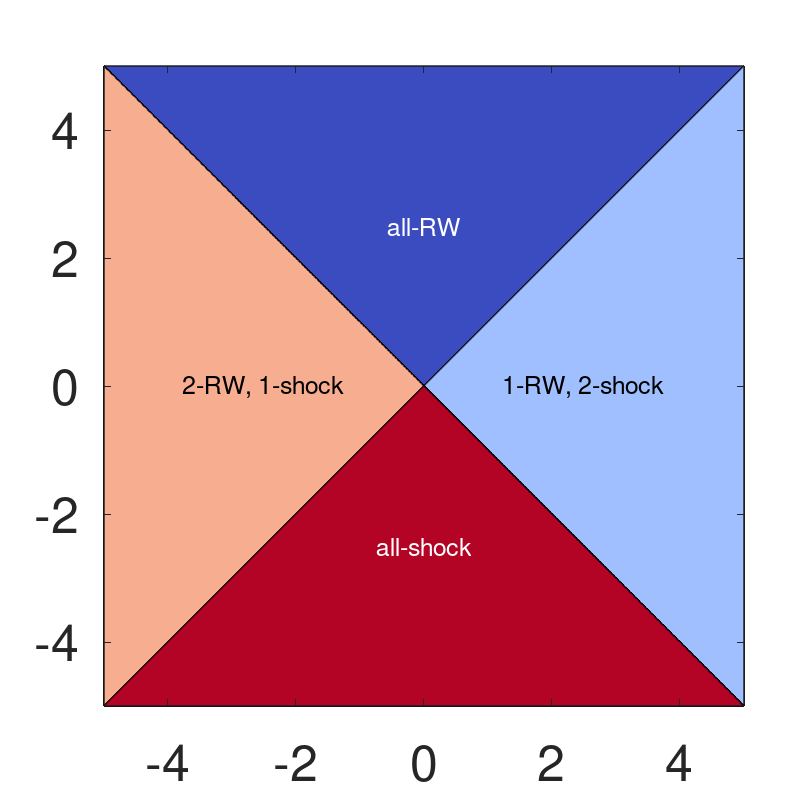

Write MATLAB code to recreate this figure.
%% Code for generating KP boundaries
save_on = 1;
fhname = 'KP2_param_x';
w1 = 8;
h1 = 8;
units = 'inches';
Lmax = 5;
fs = 36;
fontsize = fs;
x = -Lmax:0.01:Lmax;
y = x;
[X,Y] = meshgrid(x,y);

%% x-direction
fh = figure(1); clf; set(gcf,'Color','White');
    A = -(0.5*(X<Y) + (X>-Y)) ;
    contourf(X,Y,A);
    ah = gca;
    set(ah,'Fontname','helvetica','fontsize',fs);
    colormap(load('CoolWarmFloat257.csv'));
    t1 = text(Lmax/2,0,'1-RW, 2-shock','fontsize',fs/2,'HorizontalAlignment','center');
    t2 = text(-Lmax/2,0,'2-RW, 1-shock','fontsize',fs/2,'HorizontalAlignment','center');
    t3 = text(0,Lmax/2,'all-RW','Color','w','fontsize',fs/2,'HorizontalAlignment','center');
    t4 = text(0,-Lmax/2,'all-shock','Color','w','fontsize',fs/2,'HorizontalAlignment','center');
%     xlabel('a_l - a_r');
%     ylabel('q_l - q_r');
    axis square
    drawnow;
    
        % ---- change figure window ---- 
        set(fh,'units',units,'color','white')
        pos_fh = get(fh,'position'); % figure window
        set(fh,'position',[pos_fh(1:2),w1,h1])
        drawnow;
        % ---- change plot axes ----
        axs = 0.8; %normalized to width
        set(ah,'units',units,'fontsize',fontsize)
        pos_ah = get(ah,'position'); % plot axes
        set(ah,'position',[pos_ah(1:2),axs*w1,pos_ah(4)])
%         % ---- change colorbar axes -----
%         set(ch,'units',units,'fontsize',fontsize)
%         pos_ch = get(ch,'position'); % colorbar
%         pos_ch(1) = pos_ah(1) + (axs*1.1)*w1;
%         set(ch,'position',[pos_ch(1:2),0.5*pos_ch(3),pos_ch(4)])
%         % ---- change ylabel position
%         ynamepos = get(yname,'Position');
%         set(yname,'Position',[(1-2/32)*ynamepos(1), ynamepos(2:3)]);
        % ---- adjust paper size for printing ----
        set(fh,'PaperUnits',units,...
               'PaperPosition',[0,0,w1,h1],...
               'PaperSize',[w1,h1])
           
        % Print figures
        if save_on
            disp('Saving...');
                print(fh,fhname,'-dpdf');
                disp(['Contour plot saved to ',fhname]);
        end
        hold off;
